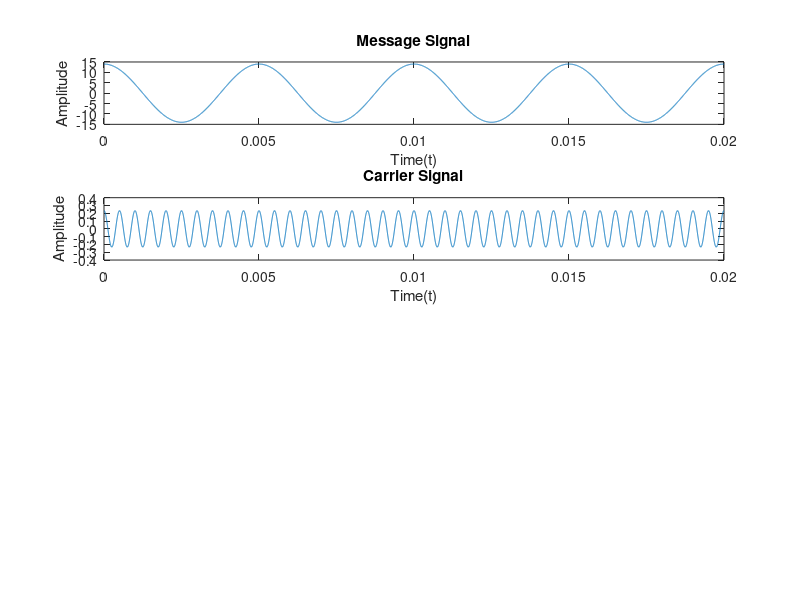

Write MATLAB code to recreate this figure. (Note: this script raises an error after producing the figure.)
% Modulation Index
h = 60;
% Time Period of Simulation
t = linspace(0, 0.2, 100000);
% Message Signal
Msg_amplitude = 14;
Msg_freq = 200;
Msg_signal = Msg_amplitude * cos(2 * pi * Msg_freq * t);

figure;
subplot(4, 1, 1);
plot(t(1:10000), Msg_signal(1:10000));
title('Message Signal');
xlabel('Time(t)');
ylabel('Amplitude');

% Carrier Signal
Carrier_amplitude = Msg_amplitude / h;
Carrier_freq = 2000;
Carrier_signal = Carrier_amplitude * cos(2 * pi * Carrier_freq * t);
subplot(4, 1, 2);
plot(t(1:10000), Carrier_signal(1:10000));
title('Carrier Signal');
xlabel('Time(t)');
ylabel('Amplitude');

% Modulated Signal
% ammod(input message signal, carrier signal frequency, sampling frequency, initial phase, carrier amplitude)
Modulated_signal = ammod(Msg_signal, Carrier_freq, 100000, 0, Carrier_amplitude);
subplot(4, 1, 3);
plot(t(1:10000), Modulated_signal(1:10000));
title('Modulated Signal');
xlabel('Time(t)');
ylabel('Amplitude');